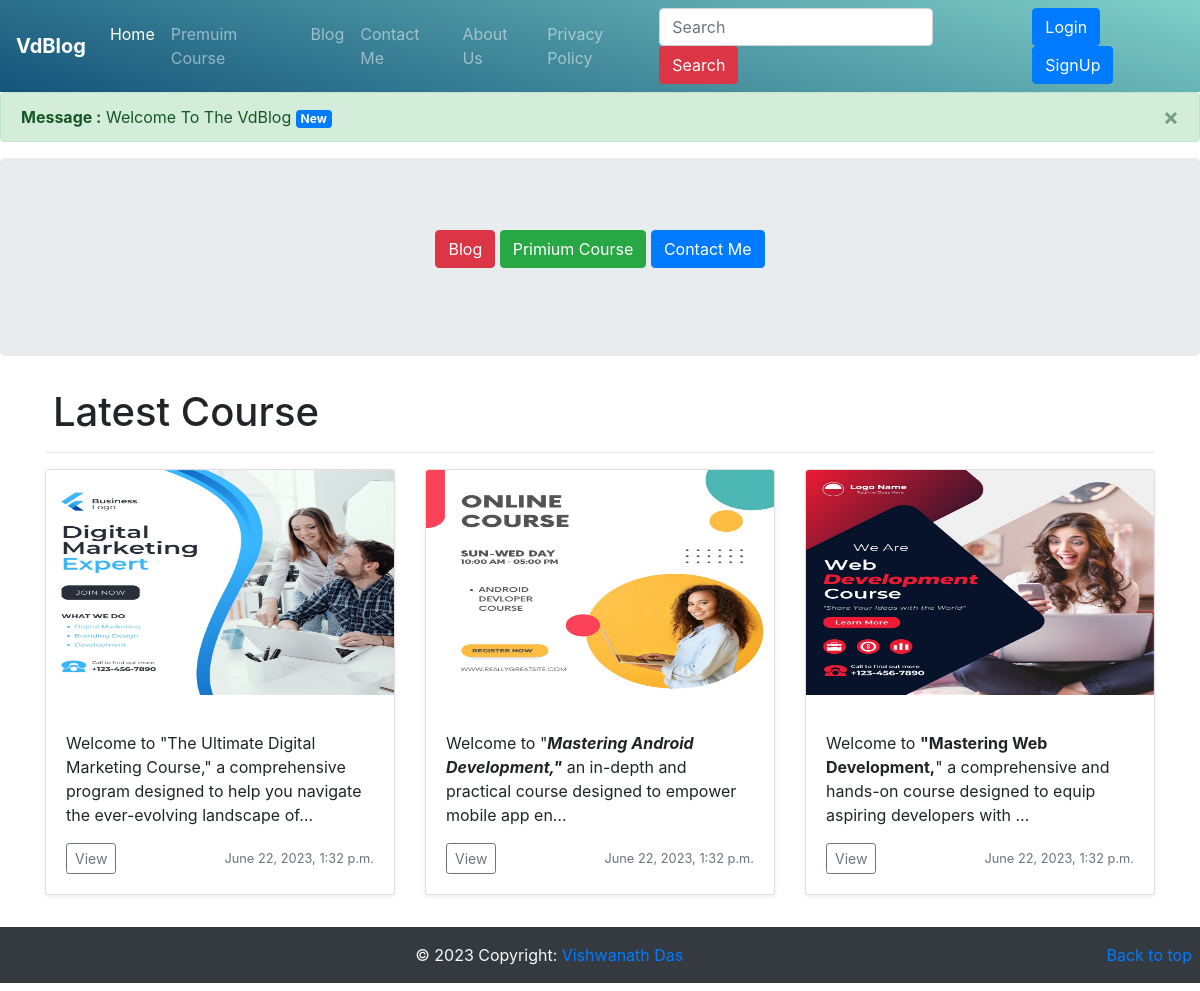
/home/, run on the app's committed database.
### Course/models.py (models this page shows, shortened)
class Course(models.Model):
	sno = models.AutoField(primary_key= True)
	title = models.CharField(max_length=130)
	content = RichTextField(blank = True , null = True)
	author = models.CharField(max_length = 30)
	price = models.IntegerField(default='0')
	img = models.ImageField(upload_to='images/')
	time = models.DateTimeField(blank = True)
	slug = models.CharField(max_length = 255)
	"""docstring for Blog"""

### Home/views.py (the view)
# urls.py: path('', views.home, name='home'),
def home(request):
	messages.success(request , "Welcome To The VdBlog")
	allPosts = Course.objects.all()[::-1]
	allPosts = allPosts[:3]
	context = {'allPost':allPosts}
	return render(request , 'home/home.html',context)

### templates/home/home.html (shortened to what this page needs)
{% extends "base.html" %}
{% block homeactive %} active
{% endblock homeactive %}
{% block body %}
<section class="jumbotron text-center text-dark">
    <div class="container">
            <a href="/blog" class="btn btn-danger my-2">Blog</a>
            <a href="/course" class="btn btn-success my-2">Primium Course </a>
            <a href="/contact" class="btn btn-primary my-2">Contact Me</a>
    </div>
</section>
    <div class="container">
        <h1 class="m-2">Latest Course</h1>
        <hr>
      <div class="row">
        {% for post in allPost %}
        <div class="col-md-4">
          <div class="card mb-4 shadow-sm">
            <img src="{{post.img.url}}" class="bd-placeholder-img card-img-top" width="100%" height="225" xmlns="{{post.img.url}}" preserveAspectRatio="xMidYMid slice" focusable="false" role="img" aria-label="Placeholder: Thumbnail"><title>Placeholder</title><rect width="100%" height="100%" fill="#55595c"></rect></img>
            <div class="card-body">
              <p class="card-text">{{post.content | safe | truncatechars:150}}</p>
              <div class="d-flex justify-content-between align-items-center">
                <div class="btn-group">
                <a class="btn btn-sm btn-outline-secondary" href="course/{{post.slug}}">View</a>
                </div>
                <small class="text-muted">{{post.time}}</small>
              </div>
            </div>
          </div>
        </div>
        {% endfor %}
        </div>
      </div>
{% endblock body %}

### data on the page
Course: img (picture), content "Welcome to \"The Ultimate Digital Marketing Course,\" a comprehensive program designed to help you navigate the ever-evolving landscape of…", time "June 22, 2023, 1:32 p.m."
Course: img (picture), content "Welcome to \" Mastering Android Development,\" an in-depth and practical course designed to empower mobile app en…", time "June 22, 2023, 1:32 p.m."
Course: img (picture), content "Welcome to \"Mastering Web Development, \" a comprehensive and hands-on course designed to equip aspiring developers with …", time "June 22, 2023, 1:32 p.m."

### other printed values
{{ message }} "Welcome To The VdBlog"
